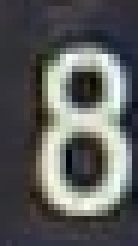
#> input picture images/Good3.jpg, 23 x 41 px, given as the content of the folder image_new, which was not available (shown 6 times larger)
$ jupyter execute ROI-TestImage.ipynb
#> lines starting #> are read from the running program, lines starting #| are printed output that depends on the picture; pictures that were not available may be replaced by others from this repository, and a replacement may not be noted
[cell 1]
from PIL import Image, ImageDraw
import glob
import os
import shutil
from matplotlib import pyplot

[cell 2]
left = 0.2
oben = 0.2
hoehe = 0.6
breite = 0.6

target_x = 20
target_y = 32

tolerance_band = 0.05


Input_dir='image_new'
Output_okay = 'output_okay'
Output_not_okay = 'output_not_okay'

[cell 3]
files = glob.glob(Input_dir + '/*.jpg')
files = files + glob.glob(Input_dir + '/*.png')
files = files + glob.glob(Input_dir + '/*.bmp')

for aktfile in files:
#    print(aktfile)
    base = os.path.basename(aktfile)
    test_image = Image.open(aktfile)
#> test_image is the input picture: PIL image 23x41 RGB; mean R, G, B 91.7, 93, 92
    print(test_image.size)
#| (23, 41)

    offset_x = test_image.size[0] * tolerance_band
#> offset_x = 1.15
    offset_y = test_image.size[1] * tolerance_band
#> offset_y = 2.05

#    fig, axs = pyplot.subplots(2, sharex='col', sharey='row', gridspec_kw={'hspace': 0, 'wspace': 0})
    fig, axs = pyplot.subplots(1, 2, gridspec_kw={'hspace': 0, 'wspace': 0})

    draw = ImageDraw.Draw(test_image)
#    shape = [(test_image.size[0] * left, test_image.size[1] * oben), (test_image.size[0] * (left + breite), test_image.size[1] * (oben + hoehe))]
    shape = [(test_image.size[0] * left+offset_x, test_image.size[1] * oben+offset_y), (test_image.size[0] * (left + breite)-offset_x, test_image.size[1] * (oben + hoehe)-offset_y)]
#> shape = [(5.75, 10.25), (17.25, 30.75)]
    draw.rectangle(shape, outline ="white")
    shape = [(test_image.size[0] * left-offset_x, test_image.size[1] * oben-offset_y), (test_image.size[0] * (left + breite)+offset_x, test_image.size[1] * (oben + hoehe)+offset_y)]
#> shape = [(3.45, 6.15), (19.55, 34.85)]
    draw.rectangle(shape, outline ="white")
    draw.line((test_image.size[0] * left, test_image.size[1]*0.5) + (test_image.size[0] * (left+breite), test_image.size[1]*0.5))

    axs[0].imshow(test_image)
    display(test_image)
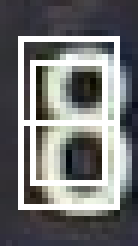
#> shown: PIL image 23x41 RGB (shown 6 times larger); mean R, G, B 115.7, 116.6, 116.6

    test_image = Image.open(aktfile)

    test_image = test_image.resize((target_x, target_y))
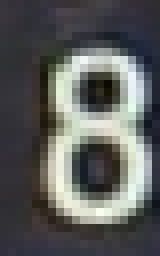
#> test_image: PIL image 20x32 RGB (shown 8 times larger); mean R, G, B 91.7, 93, 92
    shape = [(test_image.size[0] * left, test_image.size[1] * oben), (test_image.size[0] * (left + breite), test_image.size[1] * (oben + hoehe))]
#> shape = [(4, 6.4), (16, 25.6)]
    draw = ImageDraw.Draw(test_image)
    draw.rectangle(shape, outline ="white")
    draw.line((test_image.size[0] * left, test_image.size[1]*0.5) + (test_image.size[0] * (left+breite), test_image.size[1]*0.5))
    axs[1].imshow(test_image)
    pyplot.show()
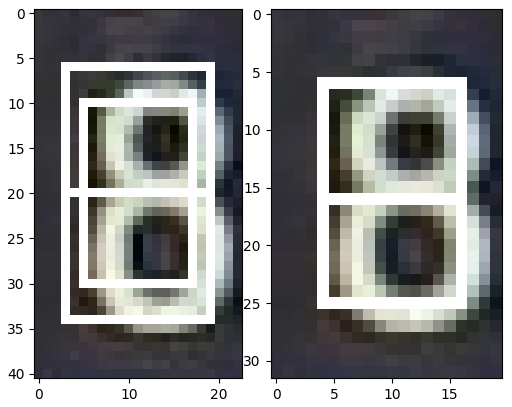
#> figure drawn by matplotlib, 2 panels
#    display(test_image)

    test = input()
    if test == "a":    # Bild ist okay !!!
        shutil.move(aktfile, Output_okay + "/" +  base)
    if test == "f":             # Bild ist nicht okay !!!
        shutil.move(aktfile, Output_not_okay + "/" + base)
